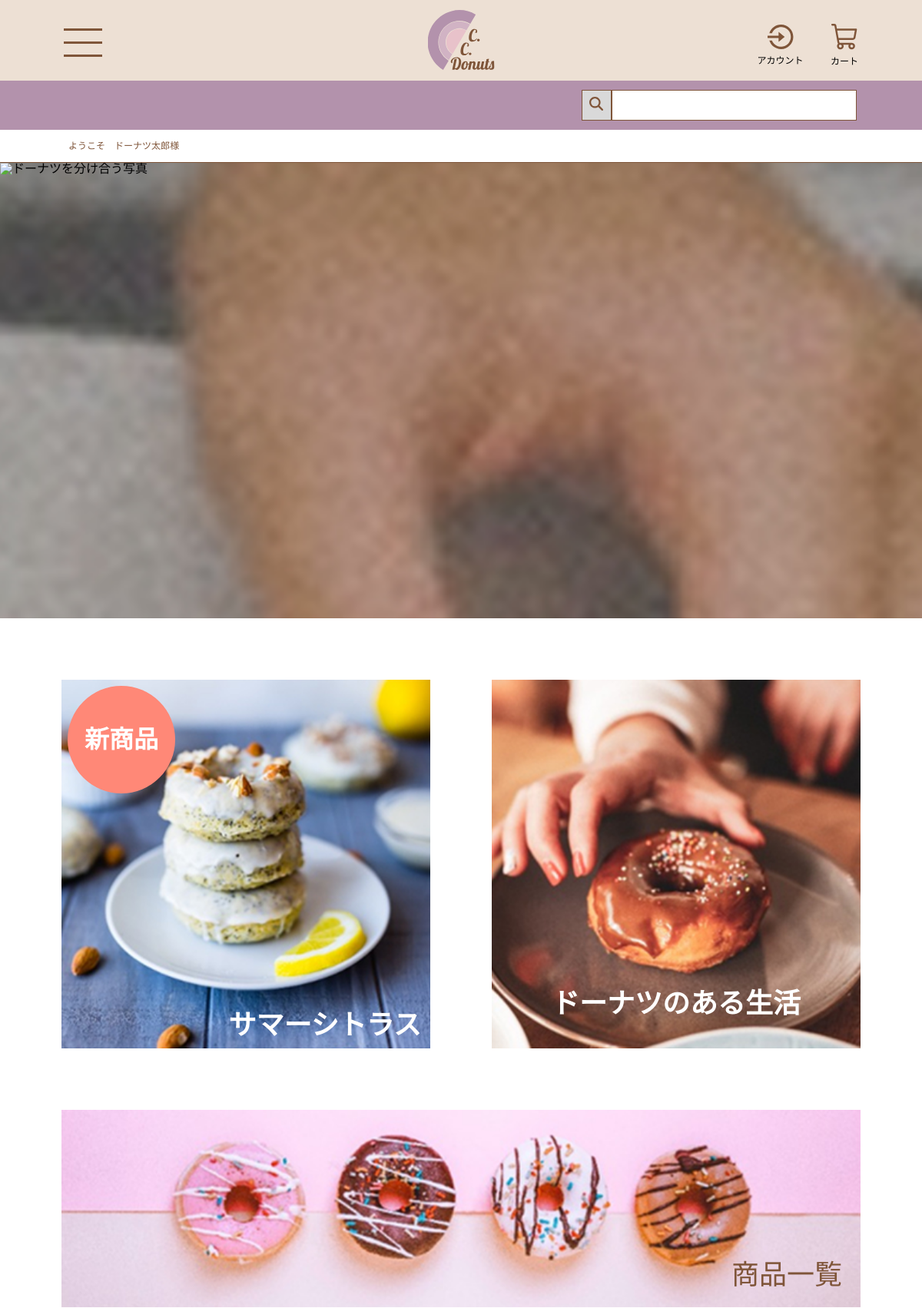
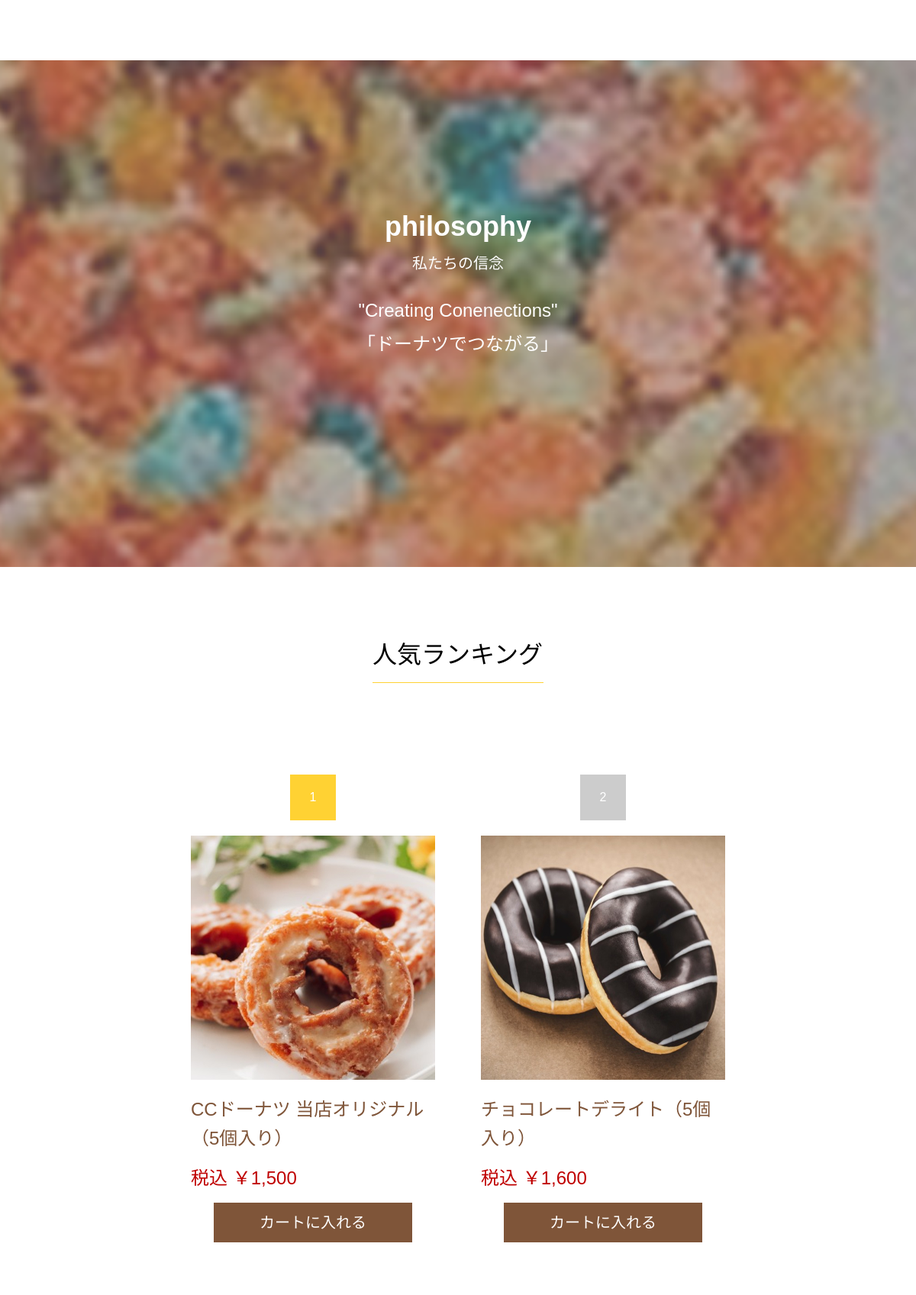
/ (signed in, upper part), run on the app's committed database (2 pictures, top to bottom).
### tables this page shows
CREATE TABLE `products` (
  `id` int(11) NOT NULL,
  `name` varchar(50) NOT NULL,
  `price` int(11) NOT NULL,
  `introduction` varchar(1000) NOT NULL,
  `is_new` int(11) NOT NULL
);

### app/function.php (called while the page is built)
<?php
function getProductImagePath(int $productId): string
{
    return './images/products/product' . $productId . '.jpg';
}

### index.php (the view, shortened to what this page needs)
<?php
require_once __DIR__ . '/app/db.php';
require_once __DIR__ . '/app/function.php';
$stmt = $pdo->query(
    'SELECT id, name, price FROM products ORDER BY id ASC LIMIT 6'
);
$rankingProducts = $stmt->fetchAll();
?>
        <?php require __DIR__ . '/header.php'; ?>
        <div class="heroImageWrap">
                <img src="./images/HeroImage.jpg" alt="ドーナツを分け合う写真">
        </div>
        <div class="designWrap sectionDesignWrap topPage">
                <section class="forumSection">
                        <div class="imageContainerPrimary" type="button">
                                <a href="productDetail.php?id=5">
                                        <img src="./images/newSales.jpg" alt="新商品">
                                        <p class="newSalesText">サマーシトラス</p>
                                        <div><p>新商品</p></div>
                                </a>
                                <a href="#">
                                        <img src="./images/donutsLife.jpg" alt="ドーナツのある生活">
                                        <p class="donutsLifeText">ドーナツのある生活</p>
                                </a>
                        </div>
                        <div class="imageContainerSecondary">
                                <a href="product.php">
                                        <img src="./images/choiceDonuts.jpg" alt="ドーナツ一覧">
                                        <p>商品一覧</p>
                                </a>
                        </div>
                </section>
        </div>
        <section class="philosophySection">
                <div class="philosophy">
                        <div class="philosophyPrimal">
                                <h2>philosophy</h2>
                                <p>私たちの信念</p>
                        </div>
                        <div class="philosophySecond">
                                <h3>"Creating Conenections"</h3>
                                <p>「ドーナツでつながる」</p>
                        </div>
                </div>
        </section>
        <section class="rankingSection">
                <div class="designWrap">
                        <h2>人気ランキング</h2>
                        <article class="rankingCard">
                                <?php foreach ($rankingProducts as $index => $product): ?>
                                        <?php $imagePath = getProductImagePath((int) $product['id']); ?>
                                                <div class="rankingContainer">
                                                                <p class="rankingNumber rankingNumber<?= $index + 1 ?>"><?= $index + 1 ?></p>
                                                        <a href="productDetail.php?id=<?= (int) $product['id']?>">
                                                                <img src="<?= htmlspecialchars($imagePath, ENT_QUOTES, 'UTF-8') ?>" alt="<?= htmlspecialchars($product['name'], ENT_QUOTES, 'UTF-8') ?>">
                                                                <p class="productCardName textDesign"> <?= htmlspecialchars($product['name'], ENT_QUOTES, 'UTF-8') ?> </p>
                                                        </a>
                                                        <p class="rankingProductPrice textDesign">税込 ￥<?= number_format((int) $product['price']) ?></p>
                                                        <form action="cart.php" method="post">
    <button class="cartButton" type="submit">カートに入れる</button>
</form>
                                                </div>
                                <?php endforeach; ?>
                        </article>
                </div>
        </section>
        <?php require __DIR__ . '/footer.php'; ?>

### styles/style.css (style rules this page uses)
:root { font-family: "Noto Sans JP", sans-serif; font-size: 16px; line-height: 1; font-weight: 400; font-style: normal; }
.designWrap { padding-inline: clamp(12px, -14.87px + 7.1645vw, 83px); }
.sectionDesignWrap { background-color: #ffffff; }
.heroImageWrap { width: 100%; height: 593px; overflow: hidden; }
.heroImageWrap img { display: block; width: 100%; height: 100%; object-fit: cover; }
.textDesign { font-size: 1.5rem; }
.productCardName { max-width: 100%; height: 76.8px; line-height: 1.6; color: #7F5539; font-weight: 500; margin-block: 20px; }
.rankingProductPrice { font-weight: 400; color: #bf0000; margin-block: 20px; }
.cartButton { font-size: 1.25rem; color: #ffffff; background-color: #7F5539; max-width: 260px; width: 100%; height: 52px; text-align: center; margin-inline: auto; display: block; }
.forumSection { padding-block: 80px; }
.forumSection p { position: absolute; font-size: 2.25rem; font-weight: bold; }
.imageContainerPrimary { display: flex; justify-content: center; gap: 80px; }
.imageContainerPrimary a { max-width: 480px; height: 480px; overflow: hidden; display: block; position: relative; }
.imageContainerPrimary p { color: #ffffff; }
.newSalesText { bottom: 12px; right: 12px; }
.donutsLifeText { bottom: 40px; left: 50%; transform: translateX(-50%); width: 100%; text-align: center; }
.imageContainerPrimary div { position: absolute; top: 8px; left: 8px; background-color: #FF8877; z-index: 10; max-width: 140px; width: 100%; height: 140px; display: flex; align-items: center; justify-content: center; border-radius: 100%; }
.imageContainerPrimary div p { position: static; font-size: 2rem; }
.imageContainerSecondary { max-width: 1040px; height: 257px; overflow: hidden; margin: 80px auto 0; position: relative; }
.imageContainerSecondary p { bottom: 24px; right: 24px; font-weight: 400; color: #7F5539; }
.forumSection img { display: block; width: 100%; height: 100%; object-fit: cover; }
.philosophySection { color: #FFFFFF; text-align: center; padding-block: 200px 280px; }
.philosophy { display: flex; flex-direction: column; gap: 40px; }
.philosophyPrimal { display: flex; flex-direction: column; gap: 20px; }
.philosophySecond { display: flex; flex-direction: column; gap: 20px; }
.philosophyPrimal h2 { font-size: 2.25rem; font-weight: 900; }
.philosophyPrimal p { font-size: 1.25rem; }
.philosophySecond h3, .philosophySecond p { font-size: 1.5rem; }
.rankingSection { background-color: #FFFFFF; padding-block: 80px 120px; }
.rankingSection h2 { font-size: 2rem; border-bottom: 1px solid #ffd233; height: 72px; max-width: 224px; display: flex; align-items: center; margin: 0 auto 120px; }
.rankingCard { display: flex; flex-wrap: wrap; margin-inline: auto; justify-content: center; gap: 120px 60px; max-width: 1080px; }
.rankingContainer { max-width: 320px; overflow: hidden; }
.rankingContainer img { width: 100%; height: 320px; }
.rankingNumber { display: flex; align-items: center; justify-content: center; width: 60px; height: 60px; text-align: center; margin: 0 auto 20px; color: #ffffff; background-color: #E8C2CA; font-weight: 500; }
.rankingNumber1 { background-color: #FFD233; }
.rankingNumber2 { background-color: #CCCCCC; }
.productCardName { height: auto; min-height: 3.2em; }

### data on the page
products: shows a picture, name "CCドーナツ 当店オリジナル（5個入り）", price "1,500"
products: shows a picture, name "チョコレートデライト（5個入り）", price "1,600"

### other printed values
$ANNOUNCE "ドーナツ太郎"
